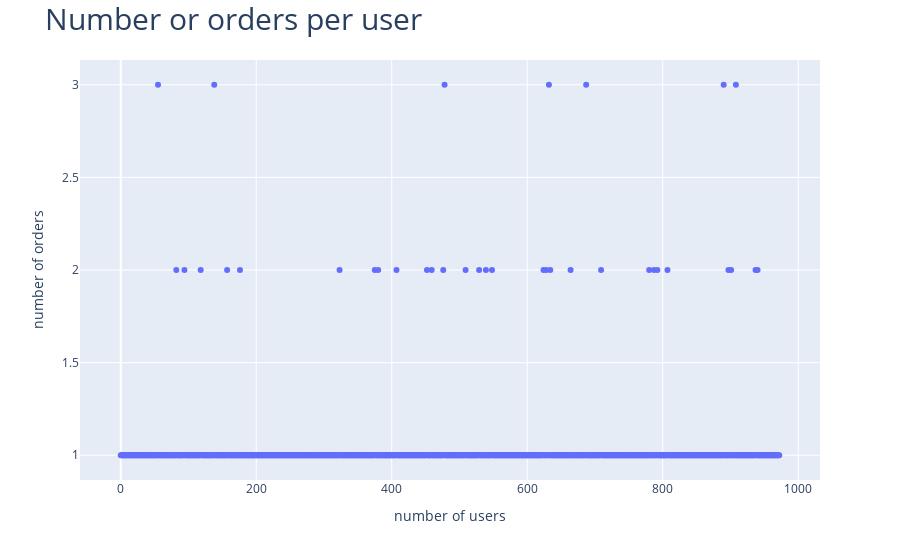

The notebook cell saved with this chart:
### Code cell
x_values = pd.Series(range(0, len(ordersByUsers)))
fig = px.scatter(ordersByUsers, x=x_values, y=ordersByUsers['orders'])
fig.update_layout(title_text="Number or orders per user",
                  title_font_size=30, xaxis_title="number of users", yaxis_title="number of orders",
)

fig.show()

### Figure 1 — Plotly figure (JSON) as saved in the notebook; plotly's stock layout.template omitted (floating-point values rounded to 4 significant figures; data arrays with more than 128 entries replaced by an {"elided": "..."} marker saying what was removed)
{"data": [{"hovertemplate": "x=%{x}<br>orders=%{y}<extra></extra>", "legendgroup": "", "marker": {"color": "#636efa", "symbol": "circle"}, "mode": "markers", "name": "", "orientation": "h", "showlegend": false, "type": "scatter", "x": {"elided": "973 int values"}, "xaxis": "x", "y": {"elided": "973 int values"}, "yaxis": "y"}], "layout": {"legend": {"tracegroupgap": 0}, "margin": {"t": 60}, "title": {"font": {"size": 30}, "text": "Number or orders per user"}, "xaxis": {"anchor": "y", "domain": [0, 1], "title": {"text": "number of users"}}, "yaxis": {"anchor": "x", "domain": [0, 1], "title": {"text": "number of orders"}}}}
